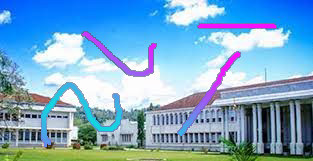
#> input picture Lab 04/Efac.jpg, 313 x 161 px
$ jupyter execute E_21_087_Lab_04.ipynb
#> lines starting #> are read from the running program, lines starting #| are printed output that depends on the picture; after the words box and inside, x2 and y2 are one past the last pixel; in counts of white or black regions, pixels touching at a corner belong together
# Lab 04 - Segmentation & Image Restoration

#### E/21/087 - Dewagedara D.M.E.S.

[cell 1]
import cv2
import matplotlib.pyplot as plt
import numpy as np
import os

img = cv2.imread('Efac.jpg')
#> img is the input picture: shape (161, 313, 3); mean B, G, R 200.3, 167.6, 122.4
gray = cv2.cvtColor(img, cv2.COLOR_BGR2GRAY)
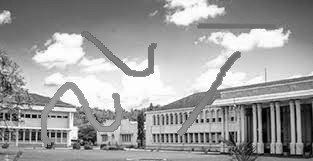
#> gray: shape (161, 313); min 0, max 255, mean 157.8

## Task 01 - Threshold for Foreground/Background Separation

[cell 2]
# Global Thresholding
ret, global_thresh = cv2.threshold(gray, 127, 255, cv2.THRESH_BINARY)
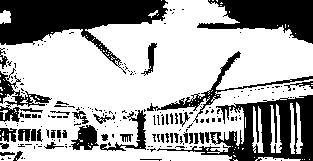
#> global_thresh: shape (161, 313); 66% white; 203 black regions (160 under 20 px), largest, box (x1, y1, x2, y2) and area: (0, 0, 168, 74) 5249, (157, 95, 313, 161) 3908, (197, 0, 313, 44) 2898
# Adaptive Tresholding
adaptive_thr = cv2.adaptiveThreshold(gray, 255,1,1,11,2)
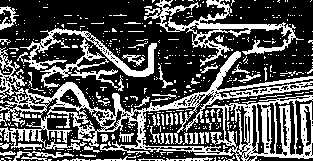
#> adaptive_thr: shape (161, 313); 32.9% white in thin lines or dots

titles = ['Original Image', 'Global Thresholding (v=127)', 'Adaptive Thresholding']
images = [gray, global_thresh, adaptive_thr]

plt.figure(figsize=(10, 5))
for i in range(3):
    plt.subplot(1, 3, i+1)
    plt.imshow(images[i], 'gray',vmin=0,vmax=255)
    plt.title(titles[i])
    plt.xticks([]), plt.yticks([])

plt.show()
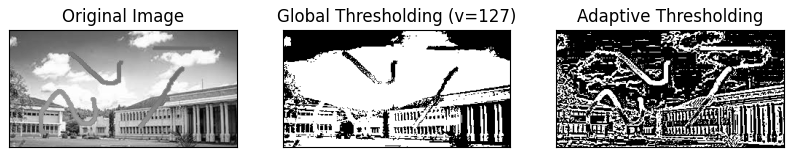
#> figure drawn by matplotlib, 3 panels

#### Answer -

##### Why Uneven Lighting Breaks Naive Thresholding
Naive (Global) thresholding uses a single, fixed intensity value (for example, 127) to classify every pixel in the image as either foreground (white) or background (black).

This approach fails on uneven lighting or textured surfaces for the following reasons:

- **Intensity Variance:** In an image with uneven lighting(such as shadows across part of the scene), the background pixels in the shadowed area might be darker than the foreground pixels in the bright area. A single global threshold cannot separate both simultaneously; it will either make the shadow black (losing the background) or the bright text white (losing the foreground).

- **Lack of Local Context:** Global thresholding looks at the pixel in isolation relative to the global constant. It ignores the neighborhood.

- **Texture Noise:** On textured surfaces (like wood grain or carpet), distinct high-contrast patterns exist locally. A global threshold might pick up the darker parts of the grain as objects, creating significant noise.

##### Why Adaptive Thresholding Works:
Adaptive thresholding calculates the threshold for a pixel based on a small region around it (the block size, e.g., 11x11). This allows it to handle local variations. If a shadow darkens a region, the local threshold lowers automatically, preserving the separation between the foreground and the darkened background.

## Task 2 - K-Means Pixel Clustering

[cell 3]
Z = gray.reshape(-1, 1).astype(np.float32)

criteria = (cv2.TERM_CRITERIA_EPS + cv2.TERM_CRITERIA_MAX_ITER, 10, 1.0)
# Apply K-Means
K = 2
ret, label, center = cv2.kmeans(Z, K, None, criteria, 10, cv2.KMEANS_RANDOM_CENTERS)
#> ret = 54692303.2; center = [212.5, 112.9]

center = np.uint8(center)
#> center = [212, 112]
res = center[label.flatten()]

segmented_image = res.reshape((gray.shape))
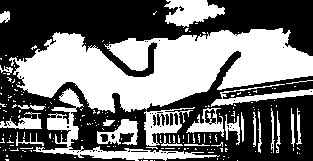
#> segmented_image: shape (161, 313); values 112 (black) and 212 (white), 45.1% white; 193 white regions (169 under 20 px), largest, box (x1, y1, x2, y2) and area: (9, 28, 313, 113) 15003, (33, 88, 220, 161) 2044, (164, 0, 225, 28) 1061

plt.figure(figsize=(10, 5))
plt.subplot(1, 2, 1)
plt.imshow(gray, cmap='gray')
plt.title('Original Gray Image')
plt.axis('off')

plt.subplot(1, 2, 2)
plt.imshow(segmented_image, cmap='gray',vmin=0,vmax=255)
plt.title(f'K-Means Segmentation (K={K})')
plt.axis('off')

plt.show()

### Answer -

#### How Intensity Grouping Supports Separation :

K-Means achieves separation without "semantic understanding"by relying purely on statistical grouping of pixel data.

- ***Intensity-Based Grouping:*** The algorithm treats the image as a collection of numerical values (pixel intensities). In the case of dark scribbles on light paper, the pixel values naturally form two distinct clusters on a one-dimensional intensity scale: one cluster with low values representing the dark scribbles and another with high values representing the light background.
- ***Centroids act as Magnets:*** The algorithm places **K** centroids (center points) and iteratively moves them until they sit at the center of these data clouds.
- ***No Prior Knowledge Required:*** Unlike supervised models such as neural networks, which are trained to recognize specific objects or patterns, K-Means has no understanding of shape, context, or meaning. Separation occurs solely because the scribbles exhibit intensity values that are statistically different from the surrounding background. If the scribbles had the same intensity as the background, K-Means would fail to distinguish them.

#### Why this helps isolate damage :

Image damage such as scratches, ink spills, or scribbles typically introduces strong intensity contrast relative to the clean background. By clustering all pixels into two groups, K-Means suppresses smooth intensity variations and minor noise, resulting in a binary segmentation where damaged regions appear as a distinct cluster. This makes the damaged areas easier to isolate and analyze.

## Task 3 — Edge Map for Structure Protection

[cell 4]
edges = cv2.Canny(gray, 80, 160)
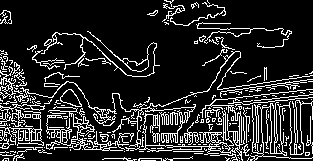
#> edges: shape (161, 313); 16.3% white in thin lines or dots

plt.figure(figsize=(10, 5))
plt.subplot(1, 2, 1)
plt.imshow(gray, cmap='gray')
plt.title('Original Gray Image')
plt.axis('off')

plt.subplot(1, 2, 2)
plt.imshow(edges, cmap='gray')
plt.title('Canny Edge Map')
plt.axis('off')

plt.show()

#### Answer -

Canny edge detection relies on intensity gradients, identifying sharp changes in brightness. It does not have semantic understanding and therefore cannot distinguish between a building corner and a crayon mark; however, their edge characteristics often differ significantly.

**1. True Scene Structure**

- Characteristics: These edges correspond to physical boundaries of real objects in the scene, such as the outline of a doorway, object contours, text edges, or the horizon.T

- Detection: In the edge map, true structural edges typically appear as long, smooth, and continuous contours. Since structural boundaries usually involve consistent changes in illumination or material properties, they often generate strong gradients that exceed the upper hysteresis threshold (e.g., > 160), ensuring stable detection.

***2. Scribble Strokes / Damage***

- Characteristics: Scribbles are surface-level noise. They are often erratic, high-frequency, and random in direction.

- Detection: In the edge map, these appear as jagged, clustered, or chaotic segments.

    - High Contrast: If the scribble is dark ink on light paper, Canny will detect it aggressively because the gradient is very steep.

    - Texture: If the damage is a texture (like a scuff mark), it may produce many small, disconnected edge fragments.

## Task 4 - Mask and Inpaint Damaged Regions

[cell 5]
# Manually created mask (grayscale)
mask = cv2.imread('manual_mask.png', 0)
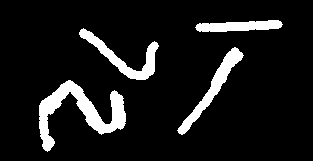
#> input picture Lab 04/manual_mask.png, 313 x 161 px
#> mask: shape (161, 313); 9.8% white; 4 white regions, box (x1, y1, x2, y2) and area: (39, 80, 126, 152) 2093, (177, 47, 244, 135) 1060, (79, 28, 159, 80) 1049, (195, 20, 283, 32) 756

# Step 2: Apply inpainting using the mask
restored_img = cv2.inpaint(img, mask, inpaintRadius=3, flags=cv2.INPAINT_NS)
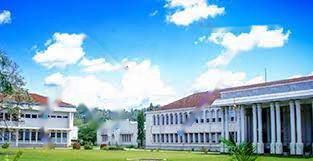
#> restored_img: shape (161, 313, 3); mean B, G, R 200.2, 172.4, 124.3

plt.figure(figsize=(10, 5))


plt.subplot(1, 3, 1)
plt.imshow(cv2.cvtColor(img, cv2.COLOR_BGR2RGB))
plt.title("Original Damaged Image")
plt.axis('off')


plt.subplot(1, 3, 2)
plt.imshow(mask, cmap='gray')
plt.title("Damage Mask")
plt.axis('off')


plt.subplot(1, 3, 3)
plt.imshow(cv2.cvtColor(restored_img, cv2.COLOR_BGR2RGB))
plt.title("Restored Image")
plt.axis('off')
plt.show()
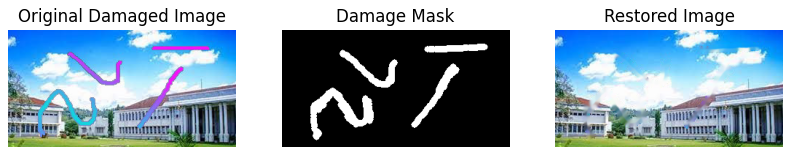
#> figure drawn by matplotlib, 3 panels
